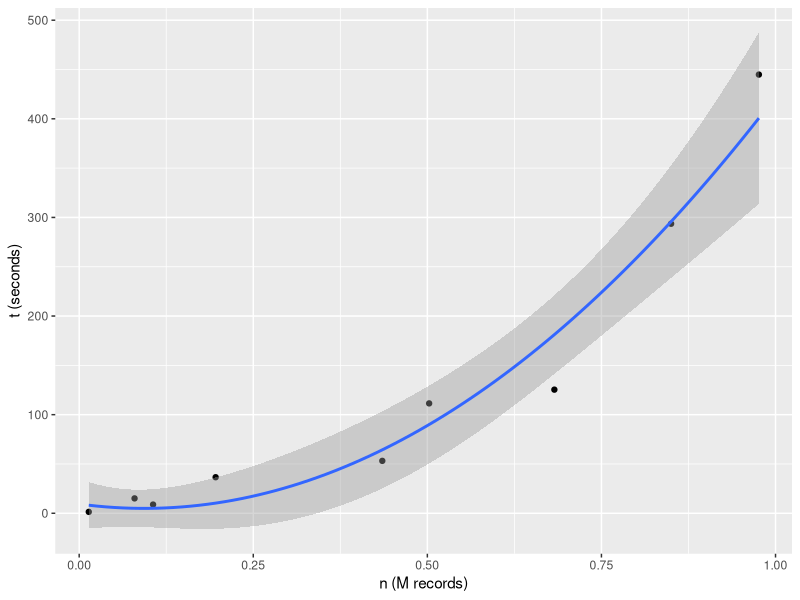

This chart was generated by the following R code:
library(ggplot2)
library(dplyr)

b<-read.table("ref/oisin.csv", header=T)


pdf("ref/oisin.pdf", width=6, height=3)

b %>%
	ggplot(aes(x=obs/1e6, y=time, weight=1/sqrt(time))) + geom_point() +
	xlab("n (M records)") + ylab("t (seconds)") +
	geom_smooth(method="lm", se=TRUE, fullrange=TRUE, level=0.95,
		formula = y ~ x + I(x^2))

dev.off()
